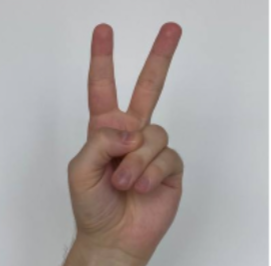
#> input picture OpenCV/img_1.png, 271 x 266 px
$ python '手势识别.py'
#> lines starting #> are read from the running program, lines starting #| are printed output that depends on the picture; after the words box and inside, x2 and y2 are one past the last pixel; in counts of white or black regions, pixels touching at a corner belong together
# 肤色分割→轮廓提取→凸包与凸缺陷分析→手指计数

"""
        先通过 HSV 颜色范围分离肤色，再用形态学操作优化肤色区域；
        从优化后的区域中提取手的轮廓，并计算其凸包；
        分析凸包与轮廓的凹陷（凸缺陷），通过凹陷处的角度判断手指缝，最终反推手指数量。
"""
import cv2
import numpy as np

image = cv2.imread("./img_1.png")
#> image is the input picture: shape (266, 271, 3); mean B, G, R 162.9, 164.3, 171.5
image_copy = image.copy()
# 转化成hsv
hsv = cv2.cvtColor(image_copy, cv2.COLOR_BGR2HSV)
#> hsv: shape (266, 271, 3); mean H, S, V 77.4, 29.1, 175.4

# 定义肤色范围
lower = np.array([0, 20, 70], np.uint8)
upper = np.array([20, 255, 255], np.uint8)

# 制作掩膜
mask = cv2.inRange(hsv, lower, upper)
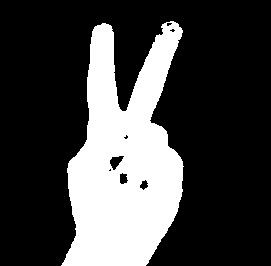
#> mask: shape (266, 271); 26.4% white; 1 white region, box (x1, y1, x2, y2) and area: (61, 21, 184, 266) 19064

# 形态学操作
kernel = np.ones((5, 5), np.uint8)
mask = cv2.dilate(mask, kernel, iterations=4)
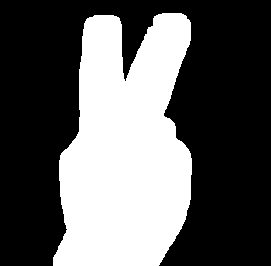
#> mask: shape (266, 271); 36.9% white; 1 white region, box (x1, y1, x2, y2) and area: (53, 13, 192, 266) 26625
mask = cv2.erode(mask, kernel, iterations=2)
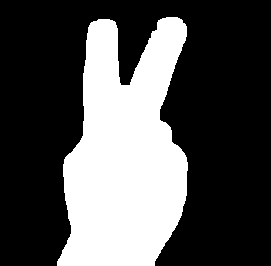
#> mask: shape (266, 271); 32.1% white; 1 white region

cv2.imshow("mask",mask)

# 查找图像轮廓
contours,_ = cv2.findContours(mask, cv2.RETR_TREE, cv2.CHAIN_APPROX_SIMPLE)
#> contours = 1 contour; box (x1, y1, x2, y2) and area: (57, 17, 188, 266) 22738

# 绘制图像轮廓
image_con = cv2.drawContours(image, contours, -1, (0, 255, 0), 2)
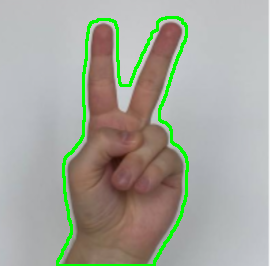
#> image_con: shape (266, 271, 3); mean B, G, R 156.3, 167, 165.1

# cv2.imshow("image_con",image_con)
# cv2.waitKey(0)

# 计算凸包
# 凸包点坐标（用于画图）
#> (the run stopped early here; a loop or call above may not have finished)

$ run again, with OpenCV/img_2.png copied over OpenCV/img_1.png
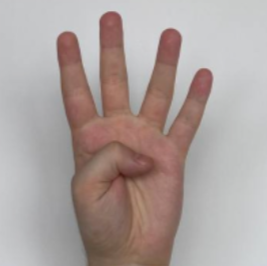
#> input picture OpenCV/img_2.png, 267 x 266 px
#> image is the input picture: shape (266, 267, 3); mean B, G, R 157.2, 160.4, 172.5
#> hsv: shape (266, 267, 3); mean H, S, V 59.7, 32, 174
#> `mask = cv2.erode(mask, kernel, iterations=2)`:
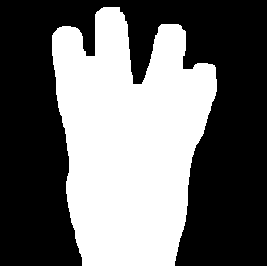
#> mask: shape (266, 267); 42.3% white; 1 white region
#> contours = 1 contour; box (x1, y1, x2, y2) and area: (52, 7, 217, 266) 29598
#> `image_con = cv2.drawContours(image, contours, -1, (0, 255, 0), 2)`:
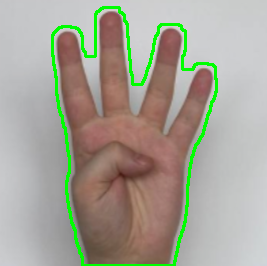
#> image_con: shape (266, 267, 3); mean B, G, R 149.9, 163.5, 165.2

$ run again, with OpenCV/img.png copied over OpenCV/img_1.png
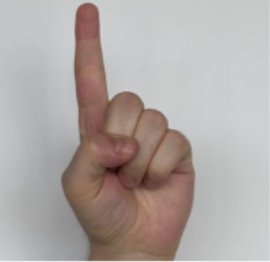
#> input picture OpenCV/img.png, 270 x 262 px
#> image is the input picture: shape (262, 270, 3); mean B, G, R 164.5, 167.4, 175.9
#> hsv: shape (262, 270, 3); mean H, S, V 68.8, 27.1, 177.7
#> `mask = cv2.erode(mask, kernel, iterations=2)`:
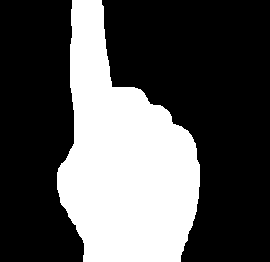
#> mask: shape (262, 270); 33% white; 1 white region
#> contours = 1 contour; box (x1, y1, x2, y2) and area: (57, 0, 200, 262) 22986
#> `image_con = cv2.drawContours(image, contours, -1, (0, 255, 0), 2)`:
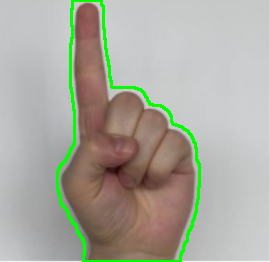
#> image_con: shape (262, 270, 3); mean B, G, R 158.7, 169.6, 170.2
